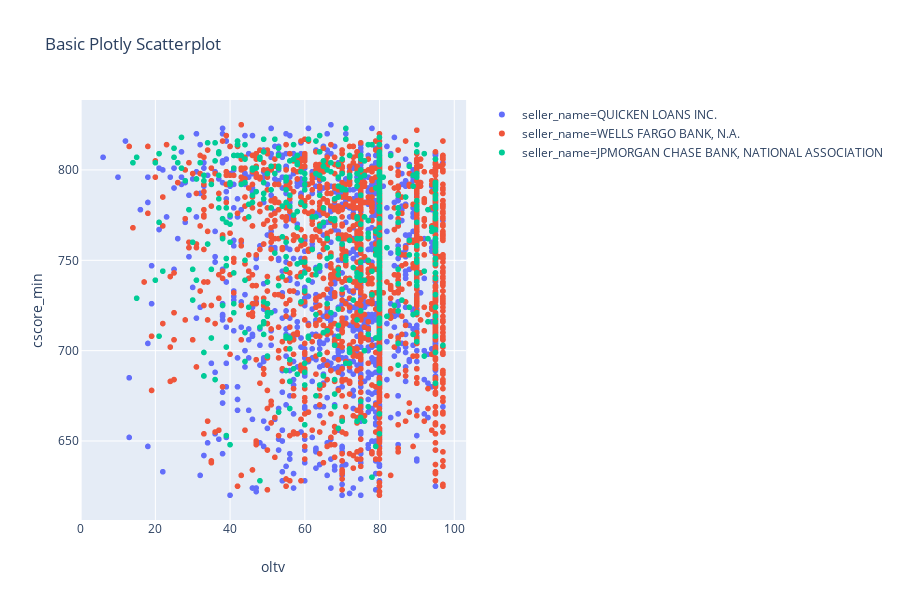

Source (notebook cell):
### Markdown cell above
**Plotly Express Example:**

- [Link to documentation here](https://plot.ly/python/plotly-express/).
- With plotly express, the full figure is created with a single call to `px.scatter()`. 
- Note that column names are passed as text to the x and y params, etc. 
- Plotly express best for fast, low-customization-heavy charts, particularly when you need interactivity. See final section on Plotly deep dive for more info.
- Note the somewhat-annoying legend location. We'll come back to this later in the deep-dive!

### Code cell
# single call to px.scatter creates the plotly express figure
basic_plotly_fig = px.scatter(
    # select data frame of reference
    data_frame = downsamp_top_3_lenders_df, 
    # column name of x-axis data
    x = "oltv", 
    # column name of y-axis data
    y = "cscore_min", 
    # column name of categories to use for colors
    color = "seller_name",
    # text to be used for chart title
    title = "Basic Plotly Scatterplot",
    # setting the size of the plot to be output
    height = 600,
    width = 900
)

# displays the chart in-line
basic_plotly_fig

### Figure 1 — Plotly figure (JSON) as saved in the notebook; plotly's stock layout.template omitted (floating-point values rounded to 4 significant figures; data arrays with more than 128 entries replaced by an {"elided": "..."} marker saying what was removed)
{"data": [{"hoverlabel": {"namelength": 0}, "hovertemplate": "seller_name=QUICKEN LOANS INC.<br>oltv=%{x}<br>cscore_min=%{y}", "legendgroup": "seller_name=QUICKEN LOANS INC.", "marker": {"color": "#636efa", "symbol": "circle"}, "mode": "markers", "name": "seller_name=QUICKEN LOANS INC.", "showlegend": true, "type": "scattergl", "x": {"elided": "1114 int values"}, "xaxis": "x", "y": {"elided": "1114 int values"}, "yaxis": "y"}, {"hoverlabel": {"namelength": 0}, "hovertemplate": "seller_name=WELLS FARGO BANK, N.A.<br>oltv=%{x}<br>cscore_min=%{y}", "legendgroup": "seller_name=WELLS FARGO BANK, N.A.", "marker": {"color": "#EF553B", "symbol": "circle"}, "mode": "markers", "name": "seller_name=WELLS FARGO BANK, N.A.", "showlegend": true, "type": "scattergl", "x": {"elided": "1632 int values"}, "xaxis": "x", "y": {"elided": "1632 int values"}, "yaxis": "y"}, {"hoverlabel": {"namelength": 0}, "hovertemplate": "seller_name=JPMORGAN CHASE BANK, NATIONAL ASSOCIATION<br>oltv=%{x}<br>cscore_min=%{y}", "legendgroup": "seller_name=JPMORGAN CHASE BANK, NATIONAL ASSOCIATION", "marker": {"color": "#00cc96", "symbol": "circle"}, "mode": "markers", "name": "seller_name=JPMORGAN CHASE BANK, NATIONAL ASSOCIATION", "showlegend": true, "type": "scattergl", "x": {"elided": "478 int values"}, "xaxis": "x", "y": {"elided": "478 int values"}, "yaxis": "y"}], "layout": {"height": 600, "legend": {"tracegroupgap": 0}, "title": {"text": "Basic Plotly Scatterplot"}, "width": 900, "xaxis": {"anchor": "y", "autorange": true, "domain": [0, 0.98], "range": [-0.2891, 103.3], "title": {"text": "oltv"}, "type": "linear"}, "yaxis": {"anchor": "x", "autorange": true, "domain": [0, 1], "range": [606.3, 838.7], "title": {"text": "cscore_min"}, "type": "linear"}}}
